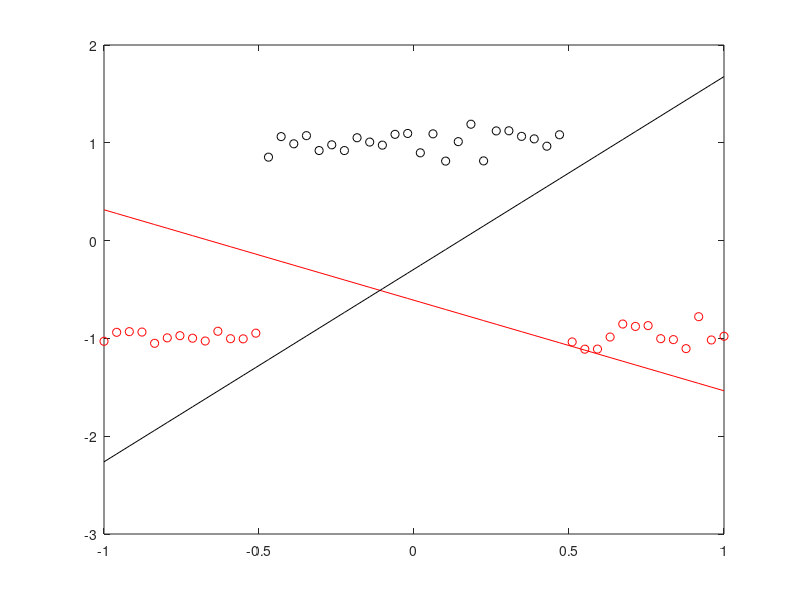
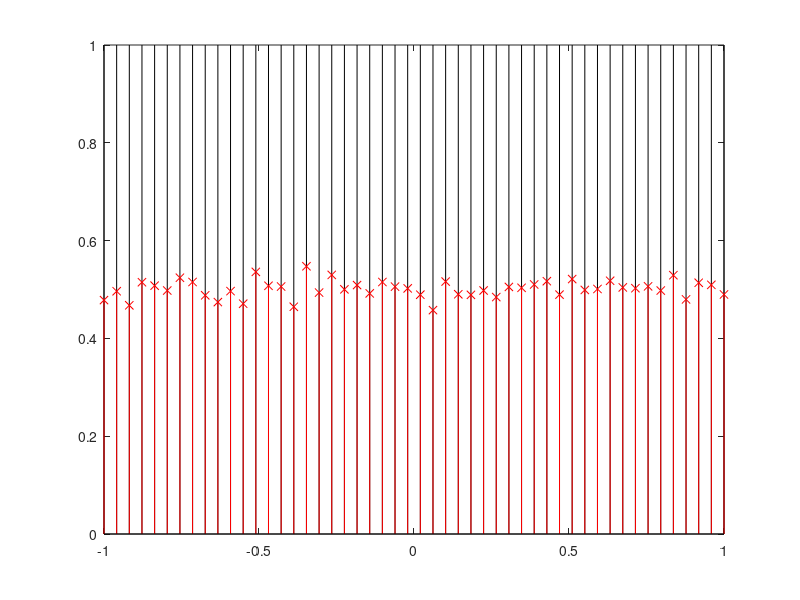
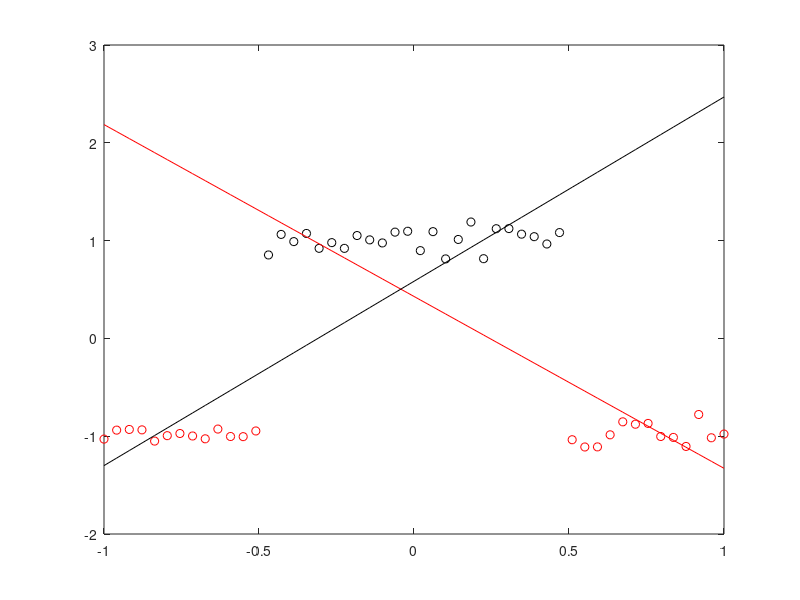
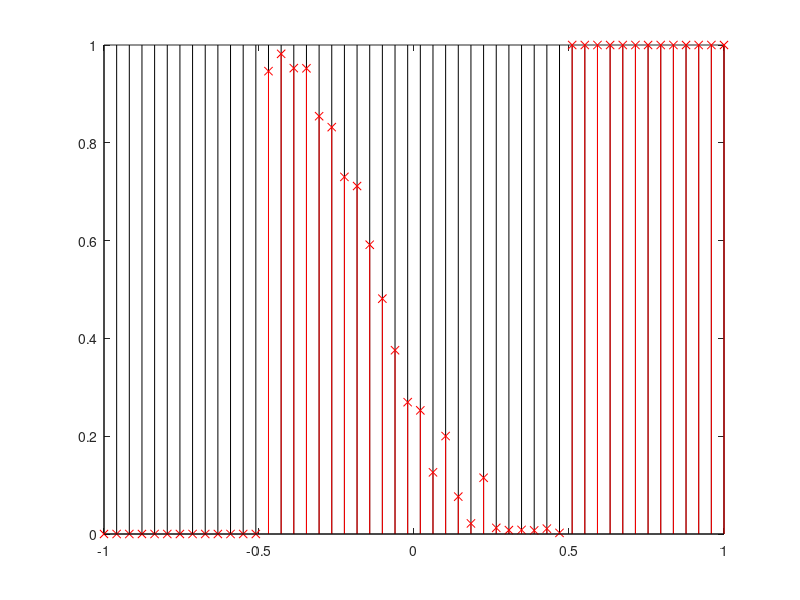

Write MATLAB code to recreate these figures, in order.
%-----------------------------------------------------------------
%  Exercise 12.19
%  Mixture of experts
%-----------------------------------------------------------------


clear; close all; clc; format long eng; format compact;

rng('default');

% max iterations
Imax = 100; 

% # of models
K = 2; 

% # of input points
N = 50; 

% Generate data
x = linspace(-1,1,N);
idx(x < -0.5) = 1;
idx( (x > -0.5) & (x < 0.5) ) = 2;
idx(x > 0.5) = 1;
idx1 = (idx==1);
idx2 = (idx==2);
w = 0.01*randn(1,K);
b = [-1 1];
t = x.*w(idx) + b(idx) + 0.1*randn(1,N);

x = [x.', ones(N,1)];

% EM algorithm
% initialization
w_em = randn(2,K) - rand(2,K);
gnk = 1/K * ones(N,K) + .02 * randn(N,K); 
pk = 1/K * ones(K,1) ;  
vita = 10;
i = 0;
for i = 1 : Imax
        
    % plot the results at specified iterations
    if i == 1 || i == 4 || i == 100
        figure; hold on; plot(x(idx1,1),t(idx1),'ro'); plot(x(idx2,1),t(idx2),'ko'); plot(x(:,1),x(:,1).*repmat(w_em(1,1),N,1) + repmat(w_em(2,1),N,1),'r-');plot(x(:,1),x(:,1).*repmat(w_em(1,2),N,1) + repmat(w_em(2,2),N,1),'k-'); box on; hold off; 
        figure; line([x(:,1).'; x(:,1).'], [zeros(1,N); ones(1,N)],'Color','k'); hold on; stem(x(:,1),gnk(:,1),'rx'); box on; hold off;
    end
    
    % E-step
    for n = 1 : N
        tmp = 0;
        for j = 1 : K
            tmp = tmp + pk(j) * sqrt(.5 / pi) * sqrt(vita) * exp(-.5 * vita * (t(n) - w_em(:,j).' * x(n,:).')^2);
        end
        
        for k = 1 : K
            gnk(n,k) = pk(k) * sqrt(.5 / pi) * sqrt(vita) * exp(-.5 * vita * (t(n) - w_em(:,k).' * x(n,:).')^2) / tmp;
        end
    end
    
    pk = 1/N * sum(gnk,1);
    
    % M-step
    w_em_old = w_em;
    for k = 1 : K
        w_em(:,k) = (x.' * diag(gnk(:,k)) * x) \ (x.' * diag(gnk(:,k)) * t.');
    end
    
    tmp = 0;
    for n = 1 : N
        for k = 1 : K
            tmp = tmp + gnk(n,k) * (t(n) - w_em(:,k).' * x(n,:).')^2;
        end
    end
    vita = N / tmp;
    
end

